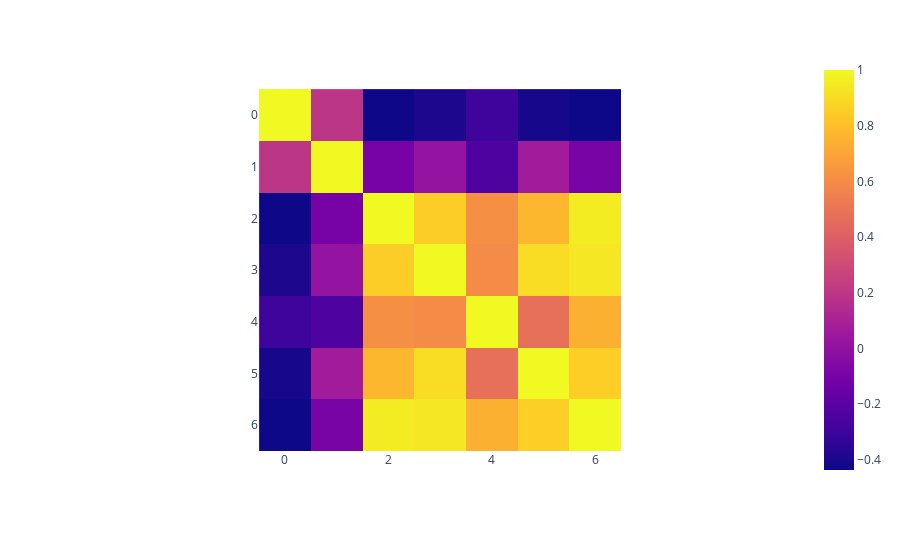

Notebook source saved alongside this figure:
### Markdown cell above
And create a correlation matrix heatmap.

### Code cell
px.imshow(dataframe.corr())

#<xml xmlns="https://developers.google.com/blockly/xml"><variables><variable id="+yh,Zg{hON]zy6D~.rH#">px</variable><variable id="Y+grzOaS*0=OHV6zO8m/">dataframe</variable></variables><block type="varDoMethod" id="7PkTI5@+A6#C}J7CTmyF" x="39" y="343"><field name="VAR" id="+yh,Zg{hON]zy6D~.rH#">px</field><field name="MEMBER">imshow</field><data>px:imshow</data><value name="INPUT"><block type="lists_create_with" id="g^2EaX(wo6etoMYs:5}O"><mutation items="1"></mutation><value name="ADD0"><block type="varDoMethod" id="}+yhA11{~7/NTkg`wx);"><field name="VAR" id="Y+grzOaS*0=OHV6zO8m/">dataframe</field><field name="MEMBER">corr</field><data>dataframe:corr</data></block></value></block></value></block></xml>

### Figure 1 — Plotly figure (JSON) as saved in the notebook; plotly's stock layout.template omitted (floating-point values rounded to 4 significant figures)
{"data": [{"coloraxis": "coloraxis", "hovertemplate": "x: %{x}<br>y: %{y}<br>color: %{z}<extra></extra>", "type": "heatmap", "z": [[1, 0.1962, -0.4326, -0.3946, -0.2982, -0.4089, -0.436], [0.1962, 1, -0.09876, 0.01086, -0.248, 0.0645, -0.09187], [-0.4326, -0.09876, 1, 0.852, 0.615, 0.7696, 0.9568], [-0.3946, 0.01086, 0.852, 1, 0.5958, 0.9049, 0.9404], [-0.2982, -0.248, 0.615, 0.5958, 1, 0.4791, 0.7458], [-0.4089, 0.0645, 0.7696, 0.9049, 0.4791, 1, 0.8546], [-0.436, -0.09187, 0.9568, 0.9404, 0.7458, 0.8546, 1]]}], "layout": {"autosize": true, "coloraxis": {"colorscale": [[0, "#0d0887"], [0.1111, "#46039f"], [0.2222, "#7201a8"], [0.3333, "#9c179e"], [0.4444, "#bd3786"], [0.5556, "#d8576b"], [0.6667, "#ed7953"], [0.7778, "#fb9f3a"], [0.8889, "#fdca26"], [1, "#f0f921"]]}, "margin": {"t": 60}, "xaxis": {"autorange": true, "constrain": "domain", "domain": [0.2488, 0.7512], "range": [-0.5, 6.5], "scaleanchor": "y"}, "yaxis": {"autorange": true, "constrain": "domain", "domain": [0, 1], "range": [6.5, -0.5]}}}
